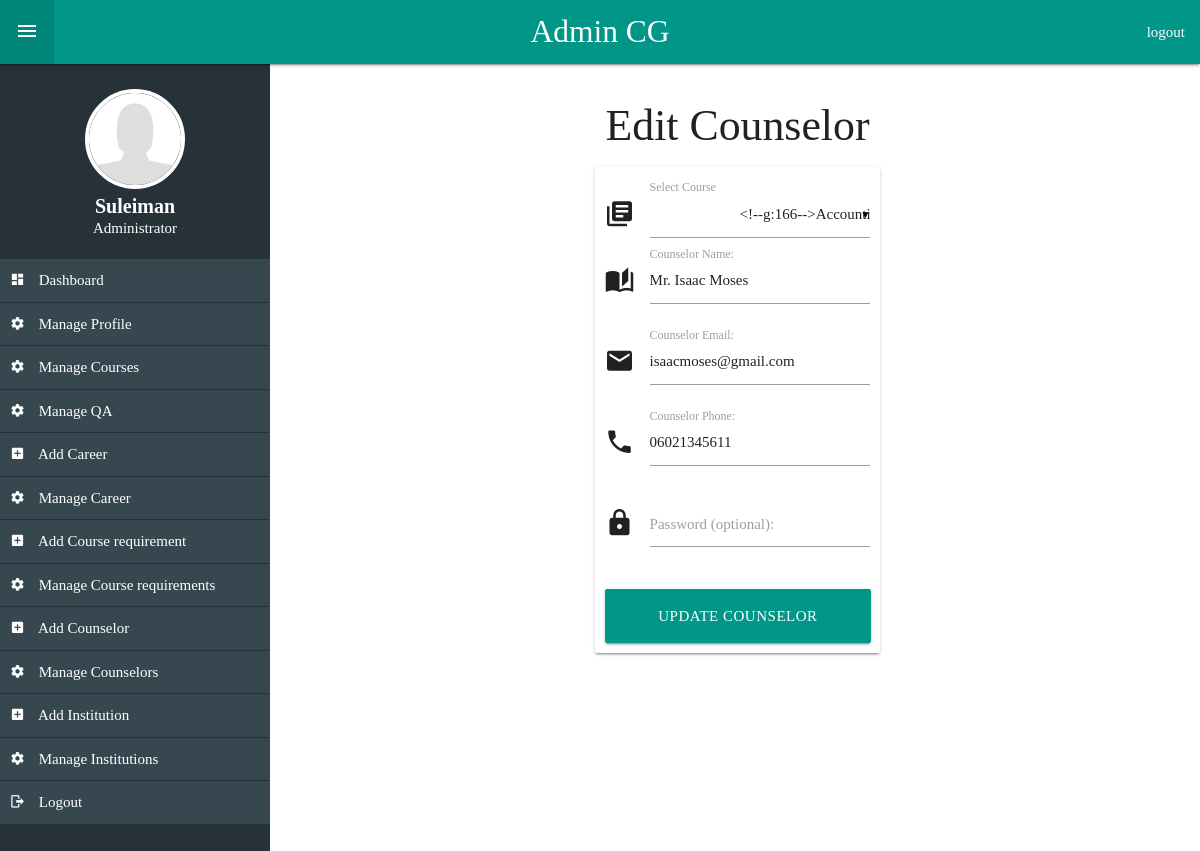
Page /admin/admin.php?action=edit_counselor&id=1 (signed in) on the committed database.
### tables this page shows
CREATE TABLE `counselors` (
  `id` int(11) NOT NULL,
  `course_id` int(11) NOT NULL,
  `name` varchar(200) NOT NULL,
  `email` varchar(150) NOT NULL,
  `phone` varchar(20) NOT NULL,
  `password` varchar(255) NOT NULL
);

### admin/includes/edit_counselor.php (the view, shortened to what this page needs)
<?php
$cid = $_GET["id"];
$query = mysqli_query($dbc, "SELECT * FROM counselors WHERE id='$cid'");
$row = mysqli_fetch_array($query);
?>
<section class="col m4 offset-m4">
	<h3 class="center-align">Edit Counselor</h3>
	<div class="card panel" style="padding: 10px;">
		<form action="admin.php?action=edit_counselor&id=<?php echo $cid ?>" method="post">
			<div class="input-field ">
				<i class="mdi mdi-library-books prefix"></i>
		    <label>Select Course</label>
		  </div>
      <div class="input-field">
        <i class="mdi mdi-book-open-page-variant prefix"></i>
        <input id="name" type="text" class="validate" name="name" value="<?php echo $row['name']; ?>" required>
        <label for="name">Counselor Name:</label>
      </div>
      <div class="input-field">
        <i class="mdi mdi-email prefix"></i>
        <input id="email" type="email" class="validate" name="email" value="<?php echo $row['email']; ?>" required>
        <label for="email">Counselor Email:</label>
      </div>
    	<div class="input-field">
        <i class="mdi mdi-phone prefix"></i>
        <input id="phone" type="tel" class="validate" name="phone" value="<?php echo $row['phone']; ?>" required>
        <label for="phone">Counselor Phone:</label>
      </div>
      <div class="input-field">
        <i class="mdi mdi-lock prefix"></i>
        <input id="password" type="password" class="validate" name="password" value="">
        <label for="password">Password (optional):</label>
      </div>
      <br>
      <button class="btn waves-effect hoverable waves-light block teal btn-large" type="submit" name="edit_counselor">Update Counselor</button>
		</form>
	</div>
</section>

### admin/admin.php (shortened to what this page needs)
<?php
require_once '../connection.php';
  $username = $_SESSION['admin'];
?>
<!DOCTYPE html>
<html lang="en">
<head>
	<link href="../css/materialize.css" type="text/css" rel="stylesheet" media="screen,projection"/>
  <link href="../css/admin.css" type="text/css" rel="stylesheet" media="screen,projection"/>
  <link href="../css/materialdesignicons.min.css" media="all" rel="stylesheet" type="text/css" />
</head>
<body>
	<div class="navbar-fixed">
		<nav role="navigation" class="teal ">
			<div class="nav-wrapper">
				<a href="admin.php" class="brand-logo center">Admin CG</a>
        <ul id="left">
          <li><a class="toggle"><i class="mdi mdi-menu"></i></a></li>
        </ul>
				<ul class="right ">
					<li><a href="logout.php">logout</a></li>
				</ul>
			</div>
		</nav>
	</div>
  <div class="row">
    <aside class=" blue-grey darken-4 hide-on-small-only" id="sidebar">
      <div class="valign-wrapper sidebar-header">
        <div class="row">
          <div class="col s12">
            <?php
              $sql = "SELECT * FROM `admin` WHERE `username`='$username'";
              $query = @mysqli_query($dbc, $sql);
              while ($row = mysqli_fetch_array($query)) {
                $fullname = $row['fullname'];
                $photo = $row['photo'];
            ?>
            <img src="../images/<?php echo $photo; ?>" class="responsive-img circle" alt="" style="width: 100px">
            <div class="white-text center-align">
              <h3 class="h3"><?php echo $fullname; ?></h3>
              <p>Administrator</p>
            </div>
            <?php } ?>
          </div>
        </div>
      </div>
      <ul class="sidebar-nav">
        <li><a href="admin.php"><i class="mdi mdi-view-dashboard"></i> Dashboard</a></li>
        <li><a href="admin.php?action=manage_admin"><i class="mdi mdi-settings"></i> Manage Profile</a></li>
        <li><a href="admin.php?action=manage_courses"><i class="mdi mdi-settings"></i> Manage Courses</a></li>
        <li><a href="admin.php?action=manage_questions"><i class="mdi mdi-settings"></i> Manage QA</a></li>
        <li><a href="admin.php?action=add_course_career"><i class="mdi mdi-plus-box"></i> Add Career</a></li>
        <li><a href="admin.php?action=manage_career"><i class="mdi mdi-settings"></i> Manage Career </a></li>
        <li><a href="admin.php?action=add_course_requirement"><i class="mdi mdi-plus-box"></i> Add Course requirement</a></li>
        <li><a href="admin.php?action=manage_requirements"><i class="mdi mdi-settings"></i> Manage Course requirements</a></li>
        <li><a href="admin.php?action=add_counselor"><i class="mdi mdi-plus-box"></i> Add Counselor</a></li>
        <li><a href="admin.php?action=manage_counselors"><i class="mdi mdi-settings"></i> Manage Counselors</a></li>
        <li><a href="admin.php?action=add_institution"><i class="mdi mdi-plus-box"></i> Add Institution</a></li>
        <li><a href="admin.php?action=manage_institutions"><i class="mdi mdi-settings"></i> Manage Institutions</a></li>
        <li><a href="logout.php"><i class="mdi mdi-logout"></i> Logout</a></li>
      </ul>
    </aside>
    <main id="main" class="section">
      <?php
        if(isset($_GET['action']) && $_GET['action'] === "add_course"){
          require_once 'includes/add_course.php';
        }else if(isset($_GET['action']) && $_GET['action'] === "manage_courses"){
          require_once 'includes/manage_courses.php';
        }else if(isset($_GET['action']) && $_GET['action'] === "edit_course"){
          require_once 'includes/edit_course.php';
        }else if(isset($_GET['action']) && $_GET['action'] === "delete_course"){
          require_once 'includes/delete_course.php';
        }else if(isset($_GET['action']) && $_GET['action'] === "update_admin"){
          require_once 'includes/update_admin.php';
        }else if(isset($_GET['action']) && $_GET['action'] === "manage_admin"){
          require_once 'includes/manage_admin.php';
        }else if(isset($_GET['action']) && $_GET['action'] === "change_password"){
          require_once 'includes/change_password.php';
        }else if(isset($_GET['action']) && $_GET['action'] === "change_password"){
          require_once 'includes/change_password.php';
        }else if(isset($_GET['action']) && $_GET['action'] === "add_course_requirement"){
          require_once 'includes/add_course_requirement.php';
        }else if(isset($_GET['action']) && $_GET['action'] === "manage_requirements"){
          require_once 'includes/manage_requirements.php';
        }else if(isset($_GET['action']) && $_GET['action'] === "edit_requirements"){
          require_once 'includes/edit_requirements.php';
        }else if(isset($_GET['action']) && $_GET['action'] === "delete_requirement"){
          require_once 'includes/delete_requirements.php';
        }else if(isset($_GET['action']) && $_GET['action'] === "add_institution"){
          require_once 'includes/add_institution.php';
        }else if(isset($_GET['action']) && $_GET['action'] === "manage_institutions"){
          require_once 'includes/manage_institutions.php';
        }else if(isset($_GET['action']) && $_GET['action'] === "edit_institution"){
          require_once 'includes/edit_institution.php';
        }else if(isset($_GET['action']) && $_GET['action'] === "delete_institution"){
          require_once 'includes/delete_institution.php';
        }else if(isset($_GET['action']) && $_GET['action'] === "add_course_career"){
          require_once 'includes/add_course_career.php';
        }else if(isset($_GET['action']) && $_GET['action'] === "manage_career"){
          require_once 'includes/manage_course_career.php';
        }else if(isset($_GET['action']) && $_GET['action'] === "edit_career"){
          require_once 'includes/edit_career.php';
        }else if(isset($_GET['action']) && $_GET['action'] === "delete_career"){
          require_once 'includes/delete_career.php';
        }else if(isset($_GET['action']) && $_GET['action'] === "manage_questions"){
          require_once 'includes/questions.php';
        }else if(isset($_GET['action']) && $_GET['action'] === "add_question"){
          require_once 'includes/add_question.php';
        }else if(isset($_GET['action']) && $_GET['action'] === "add_counselor"){
          require_once 'includes/add_counselor.php';
        }else if(isset($_GET['action']) && $_GET['action'] === "manage_counselors"){
          require_once 'includes/manage_counselors.php';
        }else if(isset($_GET['action']) && $_GET['action'] === "edit_counselor"){
          require_once 'includes/edit_counselor.php';
        }else if(isset($_GET['action']) && $_GET['action'] === "delete_counselor"){
          require_once 'includes/delete_counselor.php';
        }
      ?>
    </main>
  </div>
</body>
</html>

### css/admin.css (style rules this page uses)
body { padding-top: 0; font-family: ubuntu; }
#sidebar { display: block; height: 100vh; position: fixed; width: 270px; z-index: 100; overflow-y: scroll; }
#main { margin-left: 275px; min-height: 100vh; }
.block { display: block; width: 100%; }
.toggle { font-size: 20px; }
.sidebar-header { margin-top: 40px; height: 140px; padding: 15px; }
img.circle { border: 4px solid #fff; }
.sidebar-header h3.h3 { margin: 0; font-size: 20px; font-weight: bold }
.sidebar-header p { margin: 0; }
.sidebar-nav { padding-bottom: 55px; }
.sidebar-nav > li > a >i { margin-right: 10px; color: #ffffff; }
.sidebar-nav li a { margin-bottom: 1px; padding: 10px; display: block; background-color: #37474f; color: #fff; }

### rows in the picture
counselors: name "Mr. Isaac Moses", email "isaacmoses@gmail.com", phone "06021345611"

### other values in the picture
$fullname "Suleiman"
